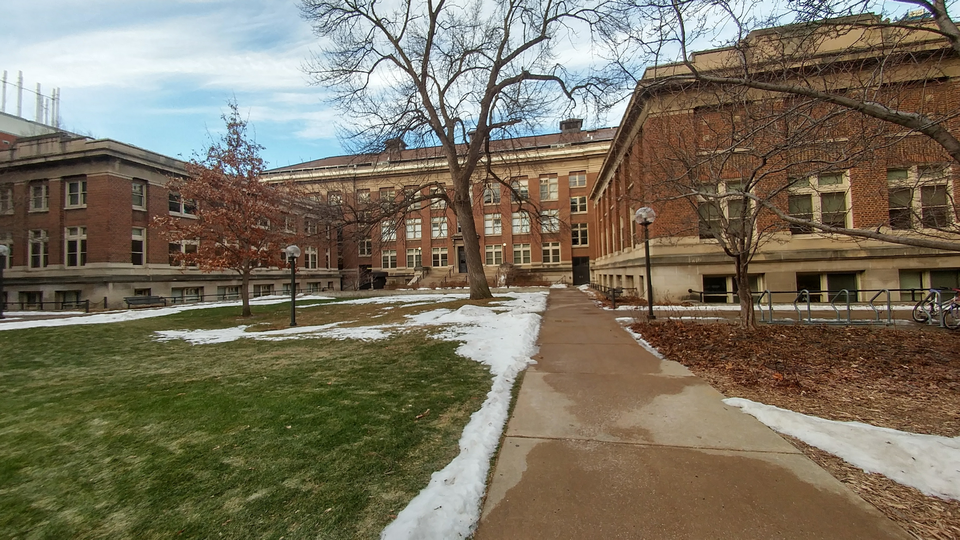
#> input picture HW5/left.bmp, 960 x 540 px, found by its file name
$ python Stereo_Reconstruction.py
#> lines starting #> are read from the running program, lines starting #| are printed output that depends on the picture
import cv2
import numpy as np
import scipy.io as sio
from scipy.linalg import null_space
import matplotlib.pyplot as plt
from sklearn.neighbors import NearestNeighbors
from mpl_toolkits.mplot3d import Axes3D

#!pip3 install opencv-python==3.4.2.17
#!pip3 install opencv-contrib-python==3.4.2.17
# Need this version, otherwise bugs happen
# same as hw2 :(

def find_match(img1, img2):
    # same as hw2
    s1 = cv2.xfeatures2d.SIFT_create()
    keypoints_1, descriptors_1 = s1.detectAndCompute(img1,None)
    #print(descriptors_1)
    s2 = cv2.xfeatures2d.SIFT_create()
    keypoints_2, descriptors_2 = s2.detectAndCompute(img2,None)

    neigh = NearestNeighbors(n_neighbors=2)
    neigh.fit(descriptors_2)
    dist, ind = neigh.kneighbors(descriptors_1)
    #http://amroamroamro.github.io/mexopencv/matlab/cv.SIFT.detectAndCompute.html
    arr1 = []
    arr2 = []
    count = 0
    for i in range(len(dist)):
        if dist[i,0] < 0.65 * dist[i,1]: #unique
            arr1.append(keypoints_1[i].pt)
            idx = ind[i,0]
            arr2.append(keypoints_2[idx].pt)
            count +=1
    arr1 = np.array(arr1).reshape(count,2)
    arr2 = np.array(arr2).reshape(count,2)

    neigh_2 = NearestNeighbors(n_neighbors=2)
    neigh_2.fit(descriptors_1)
    dist_2, ind_2 = neigh_2.kneighbors(descriptors_2)
    #http://amroamroamro.github.io/mexopencv/matlab/cv.SIFT.detectAndCompute.html
    aRR1 = []
    aRR2 = []
    con = 0
    for i in range(len(dist_2)):
        if dist_2[i,0] < 0.65 * dist_2[i,1]: #unique
            idx = ind_2[i,0]
            aRR1.append(keypoints_1[idx].pt)
            aRR2.append(keypoints_2[i].pt)
            con += 1
    aRR1 = np.array(aRR1).reshape(con,2)
    aRR2 = np.array(aRR2).reshape(con,2)

    temp1 = []
    temp2 = []
    for j in range(len(arr1)):
        for k in range(len(aRR1)):
            if arr1[j,0] == aRR1[k,0] and arr1[j,1] == aRR1[k,1]:
                temp1.append(arr1[k,:])
                temp2.append(arr2[k,:])
                break
    temp1 = np.array(temp1).reshape(len(temp1),2)
    temp2 = np.array(temp2).reshape(len(temp2),2)

    return temp1, temp2


def compute_F(pts1, pts2):
    # lec 30 p49
    old = 0
    ransac_iter = 3000
    size = pts1.shape[0]

    for i in range(ransac_iter):
        A = []
        rng = np.random.default_rng()
        rand = rng.choice(size,8,replace=False)
        #print(rand)
        rand = np.array(rand)
        p1 = pts1[rand,:]
        p2 = pts2[rand,:]
        for j in range(len(rand)):
            p1_pad = p1[j]
            p1_pad = np.append(p1_pad,1)
            p2_pad = p2[j]
            p2_pad = np.append(p2_pad,1)
            product = np.outer(p2_pad,p1_pad)
            product = product.reshape(-1)
            A.append(product)
        #print(np.array(A))
        u,s,vh = np.linalg.svd(np.array(A),full_matrices=True)
        # https://numpy.org/doc/stable/reference/generated/numpy.linalg.svd.html
        vh = vh.T
        r_col = len(vh[0])-1
        fundamental = vh[:,r_col]
        uu,ss,vvhh = np.linalg.svd(fundamental.reshape((3,3)),full_matrices=True)
        ss[len(ss)-1] = 0
        F = np.matmul(uu,np.diag(ss))
        F = np.matmul(F,vvhh).reshape(np.size(F),-1)
        ans = []
        for k in range(pts1.shape[0]):
            p1_pad = pts1[k]
            p1_pad = np.append(p1_pad,1)
            p2_pad = pts2[k]
            p2_pad = np.append(p2_pad,1)
            product = np.outer(p2_pad,p1_pad)
            product = product.reshape(-1)
            ans.append(product)
        ans = np.array(ans)
        ans = ans.reshape(size,-1)
        result = np.absolute(np.matmul(ans,F))
        howMany = np.sum(np.where(result > 0.02, 0, 1))
        if howMany > old:
            old = howMany
            F_true = F

    # print(F_true)
    return F_true.reshape(3,3)


# [129 lines left out: functions triangulation, disambiguate_pose, compute_rectification, dense_match, compute_camera_pose, not called in this run]


def visualize_img_pair(img1, img2):
    img = np.hstack((img1, img2))
    if img1.ndim == 3:
        plt.imshow(cv2.cvtColor(img, cv2.COLOR_BGR2RGB))
    else:
        plt.imshow(img, cmap='gray')
    plt.axis('off')
    plt.show()


def visualize_find_match(img1, img2, pts1, pts2):
    assert pts1.shape == pts2.shape, 'x1 and x2 should have same shape!'
    img_h = img1.shape[0]
    scale_factor1 = img_h/img1.shape[0]
    scale_factor2 = img_h/img2.shape[0]
    img1_resized = cv2.resize(img1, None, fx=scale_factor1, fy=scale_factor1)
    img2_resized = cv2.resize(img2, None, fx=scale_factor2, fy=scale_factor2)
    pts1 = pts1 * scale_factor1
    pts2 = pts2 * scale_factor2
    pts2[:, 0] += img1_resized.shape[1]
    img = np.hstack((img1_resized, img2_resized))
    plt.imshow(cv2.cvtColor(img, cv2.COLOR_BGR2RGB))
    for i in range(pts1.shape[0]):
        plt.plot([pts1[i, 0], pts2[i, 0]], [pts1[i, 1], pts2[i, 1]], 'b.-', linewidth=0.5, markersize=5)
    plt.axis('off')
    plt.show()


def visualize_epipolar_lines(F, pts1, pts2, img1, img2):
    assert pts1.shape == pts2.shape, 'x1 and x2 should have same shape!'
    ax1 = plt.subplot(121)
    ax2 = plt.subplot(122)
    ax1.imshow(cv2.cvtColor(img1, cv2.COLOR_BGR2RGB))
    ax2.imshow(cv2.cvtColor(img2, cv2.COLOR_BGR2RGB))

    for i in range(pts1.shape[0]):
        x1, y1 = int(pts1[i][0] + 0.5), int(pts1[i][1] + 0.5)
        ax1.scatter(x1, y1, s=5)
        p1, p2 = find_epipolar_line_end_points(img2, F, (x1, y1))
        ax2.plot([p1[0], p2[0]], [p1[1], p2[1]], linewidth=0.5)

    for i in range(pts2.shape[0]):
        x2, y2 = int(pts2[i][0] + 0.5), int(pts2[i][1] + 0.5)
        ax2.scatter(x2, y2, s=5)
        p1, p2 = find_epipolar_line_end_points(img1, F.T, (x2, y2))
        ax1.plot([p1[0], p2[0]], [p1[1], p2[1]], linewidth=0.5)

    ax1.axis('off')
    ax2.axis('off')
    plt.show()


def find_epipolar_line_end_points(img, F, p):
    img_width = img.shape[1]
    el = np.dot(F, np.array([p[0], p[1], 1]).reshape(3, 1))
    p1, p2 = (0, -el[2] / el[1]), (img.shape[1], (-img_width * el[0] - el[2]) / el[1])
    _, p1, p2 = cv2.clipLine((0, 0, img.shape[1], img.shape[0]), p1, p2)
    return p1, p2


# [69 lines left out: functions visualize_camera_poses, visualize_camera_poses_with_pts, draw_camera, set_axes_equal, not called in this run]


def visualize_disparity_map(disparity):
    plt.imshow(disparity, cmap='jet')
    plt.show()


if __name__ == '__main__':
    # read in left and right images as RGB images

    img_left = cv2.imread('./left.bmp', 1)
#> img_left is the input picture: shape (540, 960, 3); mean B, G, R 94.8, 113, 120.7
    img_right = cv2.imread('./right.bmp', 1)
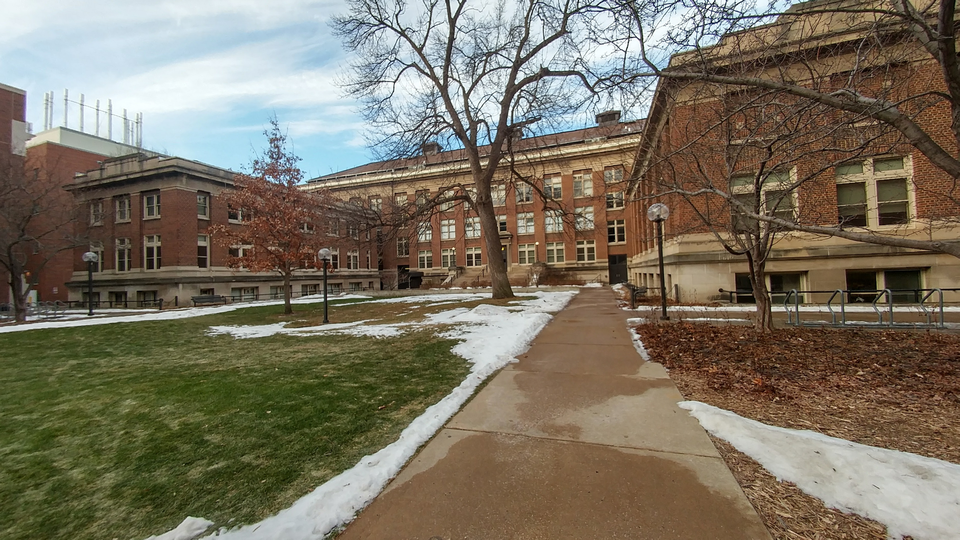
#> input picture HW5/right.bmp, 960 x 540 px, found by its file name
#> img_right is the input picture: shape (540, 960, 3); mean B, G, R 97.6, 114.2, 122.1
    #img_left = cv2.imread('/content/drive/MyDrive/hw5/left.bmp', 1)
    #img_right = cv2.imread('/content/drive/MyDrive/hw5/right.bmp', 1)
    visualize_img_pair(img_left, img_right)
#> in visualize_img_pair, `img = np.hstack((img1, img2))`:
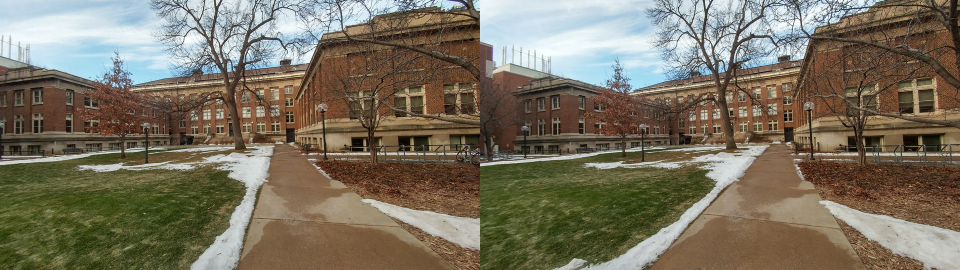
#> img: shape (540, 1920, 3) (shown at 1/2 size); mean B, G, R 96.2, 113.6, 121.4

    # Step 1: find correspondences between image pair
    pts1, pts2 = find_match(img_left, img_right)
#> in find_match, `keypoints_1, descriptors_1 = s1.detectAndCompute(img1,None)`: keypoints_1 = 4058 keypoints; strongest (x, y, size): (488, 124, 1.9), (375, 65, 1.9), (495, 59, 1.9), (437, 25, 2)
#> in find_match, `keypoints_2, descriptors_2 = s2.detectAndCompute(img2,None)`: keypoints_2 = 3949 keypoints; strongest (x, y, size): (509, 159, 1.9), (707, 6, 1.9), (441, 82, 2.6), (537, 243, 1.8)
#> in find_match, `dist, ind = neigh.kneighbors(descriptors_1)`: dist = 4058 pairs, first value 31.53 to 399.2, second value 90.44 to 408.3; ind = 4058 pairs, first value 7 to 3945, second value 5 to 3946
#> the loop in find_match, `for i in range(len(dist)):` made 4058 passes
#> idx on passes 19, 27, 46, 49, 62, 63, 73, 80, 82, 83, 100, 101: 285, 508, 314, 311, 329, 331, 337, 338, 345, 341, 364, 365
#> after the loop in find_match, `for i in range(len(dist)):`: arr1 = 327 pairs, first value 6.02 to 916.3, second value 16.01 to 508.8; arr2 = 327 pairs, first value 51.61 to 941.3, second value 16.03 to 469.9; count = 327
#> in find_match, `dist_2, ind_2 = neigh_2.kneighbors(descriptors_2)`: dist_2 = 3949 pairs, first value 31.53 to 395.4, second value 87.85 to 407.3; ind_2 = 3949 pairs, first value 7 to 4049, second value 5 to 4049
#> the loop in find_match, `for i in range(len(dist_2)):` made 3949 passes
#> idx on passes 129, 136, 137, 160, 161, 193, 249, 286, 291, 295, 312, 315: 235, 101, 106, 60, 61, 46, 46, 18, 38, 110, 48, 45
#> after the loop in find_match, `for i in range(len(dist_2)):`: aRR1 = 308 pairs, first value 6.02 to 905, second value 16.01 to 508.8; aRR2 = 308 pairs, first value 51.61 to 918.6, second value 16.03 to 519.4; con = 308
#> after the loop in find_match, `for j in range(len(arr1)):`: temp1 = 258 pairs, first value 6.02 to 679.8, second value 16.01 to 508.8; temp2 = 258 pairs, first value 54.61 to 649, second value 16.03 to 469.9
#> pts1 has the same summary as temp1 in find_match; pts2 has the same summary as temp2 in find_match
    visualize_find_match(img_left, img_right, pts1, pts2)
#> in visualize_find_match, `pts1 = pts1 * scale_factor1`: pts1 has the same summary as temp1 in find_match
#> in visualize_find_match, `pts2 = pts2 * scale_factor2`: pts2 has the same summary as temp2 in find_match
#> in visualize_find_match, `plt.show()`:
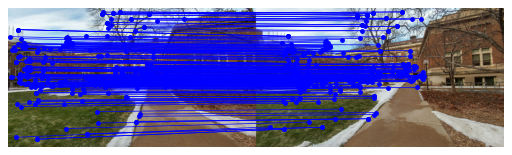
#> figure drawn by matplotlib, 1 panel

    # Step 2: compute fundamental matrix
    F = compute_F(pts1, pts2)
#> after the loop in compute_F, `for i in range(ransac_iter):`: F_true = [1.81e-07, 1.38e-05, -0.00469, -7.79e-06, -5.96e-07, -0.0137, 0.00274, 0.0107, 1]; old = 241
#> F = [[1.81e-07, 1.38e-05, -0.00469], [-7.79e-06, -5.96e-07, -0.0137], [0.00274, 0.0107, 1]]
#> the loop in visualize_epipolar_lines, `for i in range(pts1.shape[0]):` made 1 pass
#> (x1, y1, el in find_epipolar_line_end_points, p1, p2) on pass 1: (24, 151, [-0.00261, -0.014, 2.68], (0, [191.4]), (960, [12.48]))
#> (the run stopped early here; a loop or call above may not have finished)
